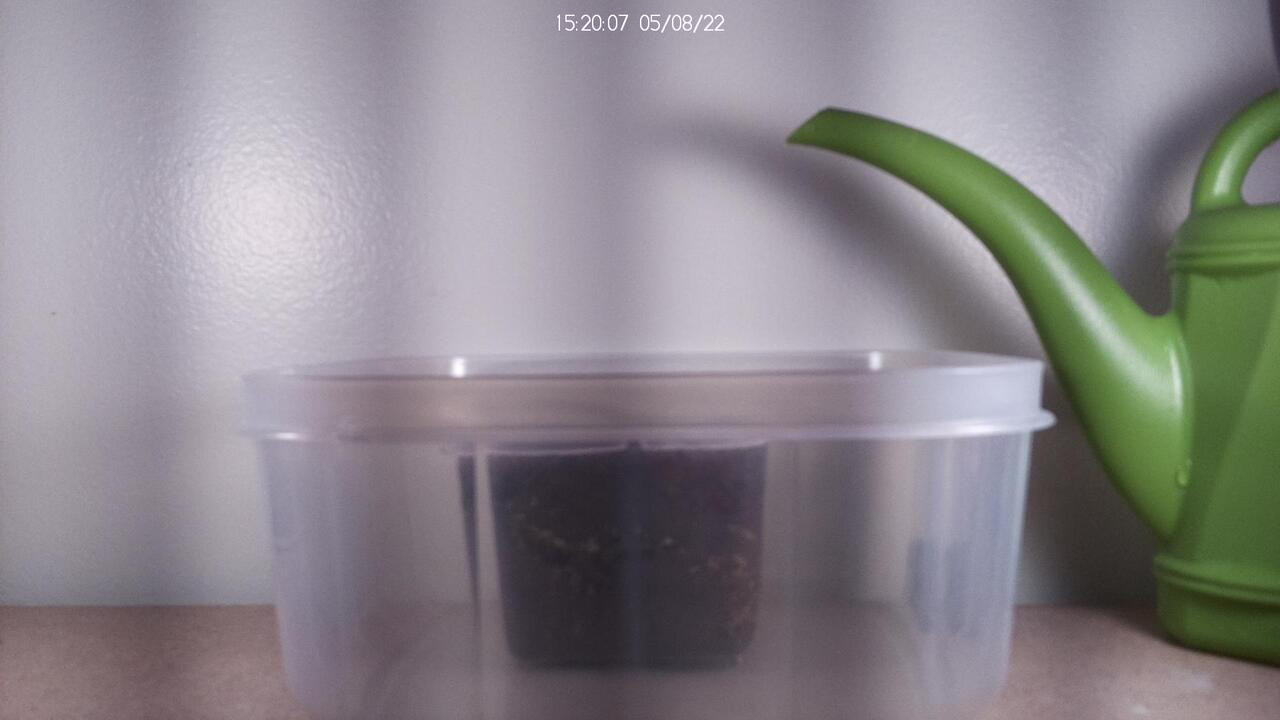
#> input picture plant_stills/plant_2022-05-08T15:20:01.jpg, 1280 x 720 px; its folder holds 4 pictures in this run
$ python caption_images.py
#> lines starting #> are read from the running program, lines starting #| are printed output that depends on the picture
import os
import pandas as pd
import re
from PIL import Image
from PIL import ImageFont
from PIL import ImageDraw
from pathlib import Path

Path("./captioned_images").mkdir(parents=True, exist_ok=True)

### Sensor Readings ###
# First read the data CSV and name its columns
data_df = pd.read_csv("./sensor_data/data.csv",
  header=0,
  names=["time", "soil", "humidity", "temperature"])
#> (reads sensor_data/data.csv from the repository)

# Round every observation to the nearest 10 minute mark (for joining)
data_df = data_df.assign(time = pd.to_datetime(data_df.time).round("10min"))

### Image Filenames ###
# Get all filenames from the raw images' folder
files = os.listdir("./plant_stills")

# Create a regex pattern for extracting the ISO9001 datetime
pattern = re.compile("plant_(\d{4}-\d{2}-\d{2}T\d{2}:\d{2}:\d{2}).jpg")

# If we can match a datetime, return it; otherwise, None
def extract_time(file, pattern):
    match = pattern.match(file)
    if match:
        return match.group(1)
    else:
        return None

# Build a dataframe with the extracted times
files_df = pd.DataFrame({"filename" : files,
                         "raw_time" : [extract_time(x, pattern) for x in files]})

# Round them to the nearest 10 minute mark
files_df = files_df.assign(time = pd.to_datetime(files_df.raw_time).round("10min"))

# Perform a left merge with the sensor data
# This will join them on the 10 minute mark
# If there is no match, the image has no sensor data
merged_df = files_df.merge(data_df, how="left")

### Captions ###
# Given an image filename, caption it, and save it elsewhere
def caption_image(filename, raw_time, soil, humidity, temperature):
#> called with filename = 'plant_2022-05-08T15:20:01.jpg', raw_time = '2022-05-08T15:20:01', soil = nan, humidity = nan, temperature = nan
    img = Image.open(f"./plant_stills/{filename}")
#> img is the input picture: PIL image 1280x720 RGB; mean R, G, B 138.3, 134.2, 138.6
    draw = ImageDraw.Draw(img)
    font = ImageFont.truetype("DejaVuSans.ttf", 32)
    draw.multiline_text(xy=(0, 0),
                        text=f"{raw_time}\n"+
                        f"Soil\n {soil:.2f}%\n"+
                        f"Humidity\n {humidity:.2f}%\n"+
                        f"Temperature\n {temperature:.2f}C",
                        fill="red",
                        font=font)
    img.save(f"./captioned_images/{filename}")
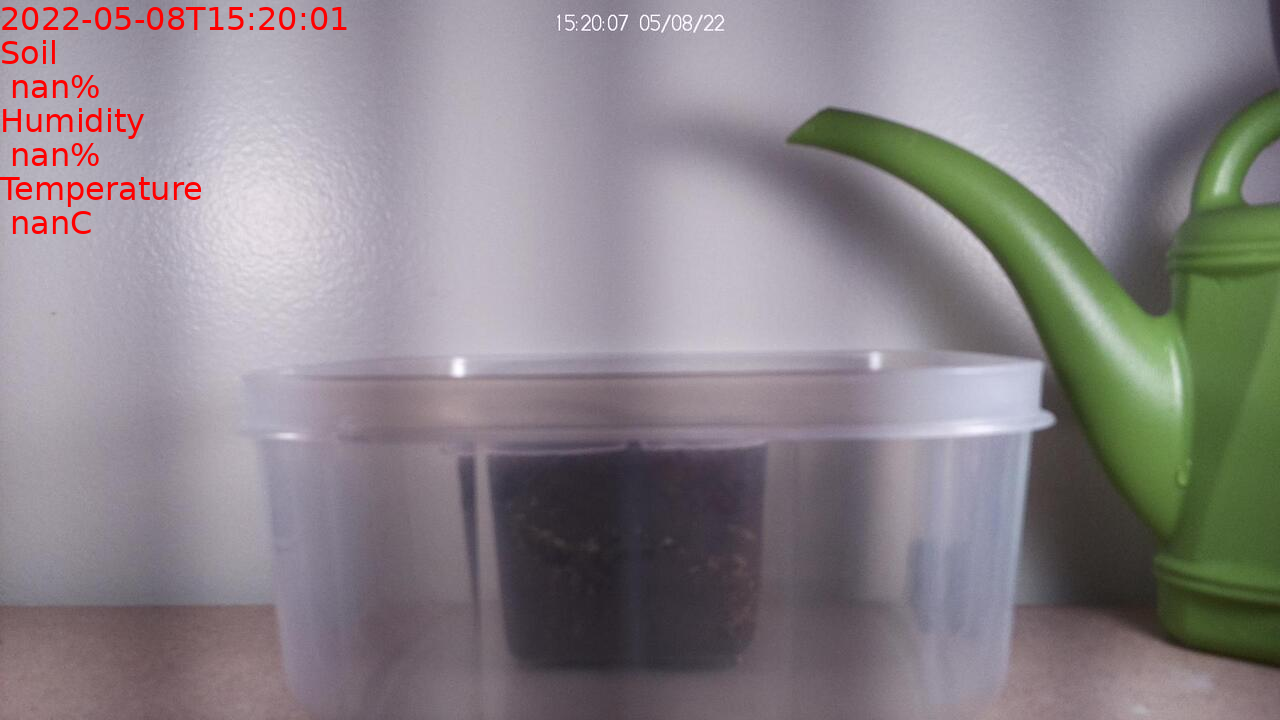
#> saved as plant_2022-05-08T15:20:01.jpg: PIL image 1280x720 RGB; mean R, G, B 139, 132.9, 137.3

for row in merged_df.itertuples():
    caption_image(row.filename, row.raw_time, row.soil, row.humidity, row.temperature)
#> pass 2 of the loop `for row in merged_df.itertuples():`:
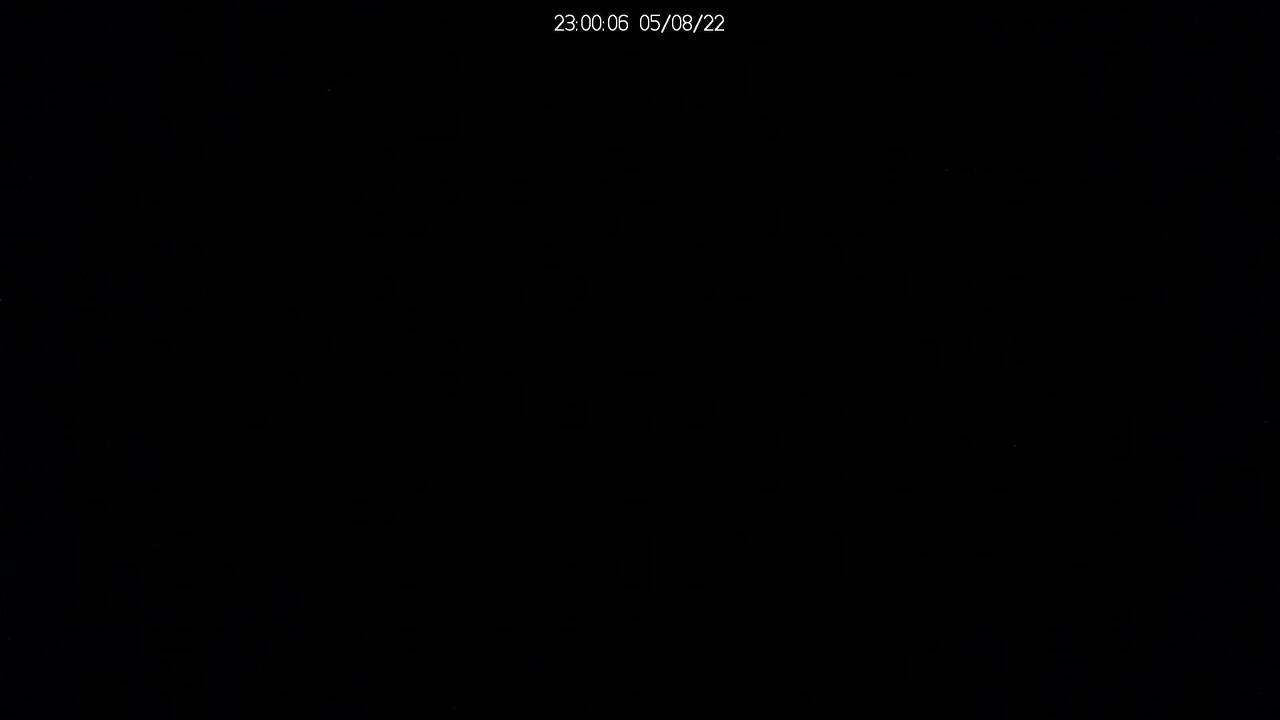
#> input picture plant_stills/plant_2022-05-08T23:00:01.jpg, 1280 x 720 px
#> in caption_image, img is the input picture: PIL image 1280x720 RGB; mean R, G, B 1, 1, 1.3
#> in caption_image (call 2), `img.save(f"./captioned_images/{filename}")`:
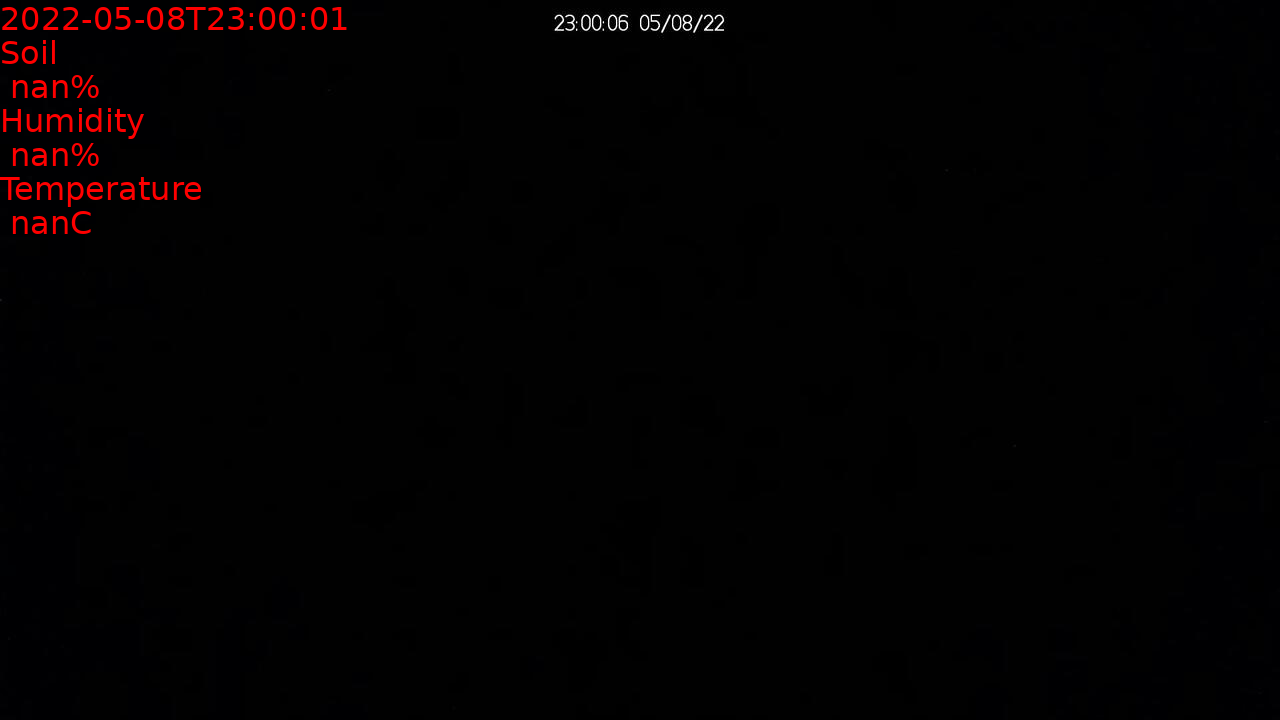
#> saved as plant_2022-05-08T23:00:01.jpg: PIL image 1280x720 RGB; mean R, G, B 2.9, 1, 1.3
#> pass 3 of the loop `for row in merged_df.itertuples():`:
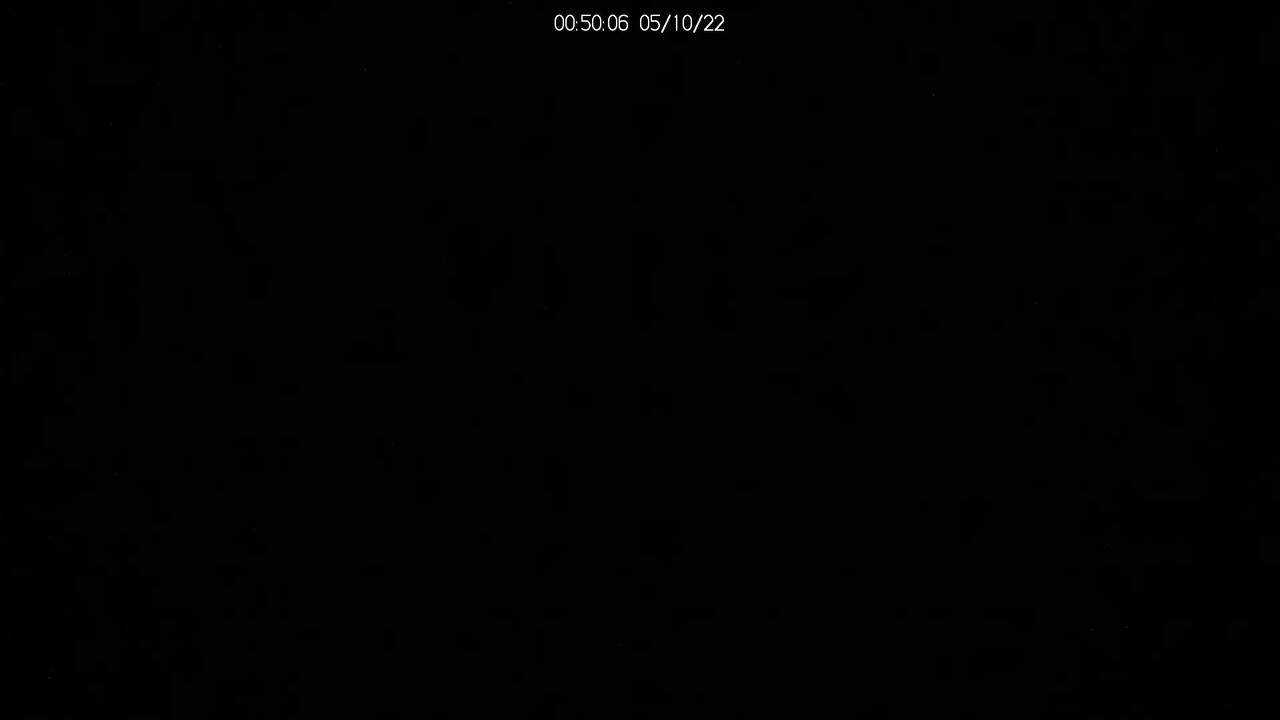
#> input picture plant_stills/plant_2022-05-10T00:50:01.jpg, 1280 x 720 px
#> in caption_image, img is the input picture: PIL image 1280x720 RGB; mean R, G, B 1, 1, 1.3
#> in caption_image (call 3), `img.save(f"./captioned_images/{filename}")`:
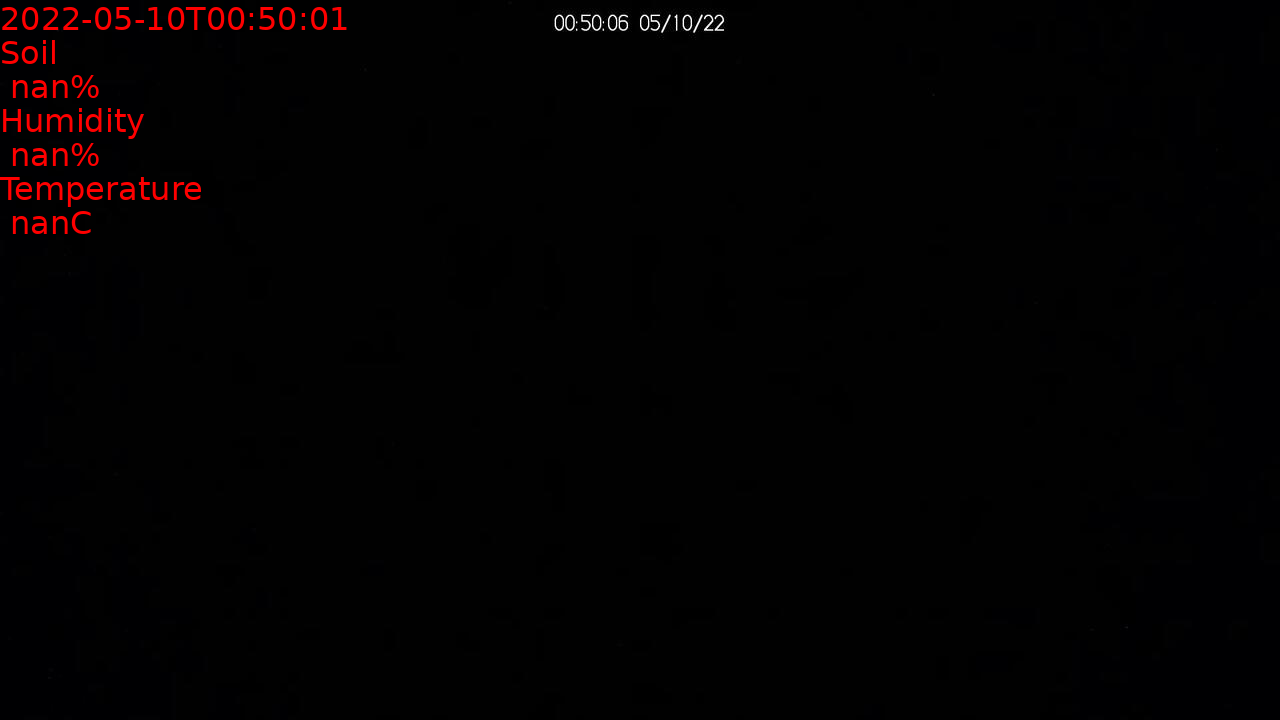
#> saved as plant_2022-05-10T00:50:01.jpg: PIL image 1280x720 RGB; mean R, G, B 2.9, 1, 1.3
#> the loop made 4 passes; the first 3 are shown
